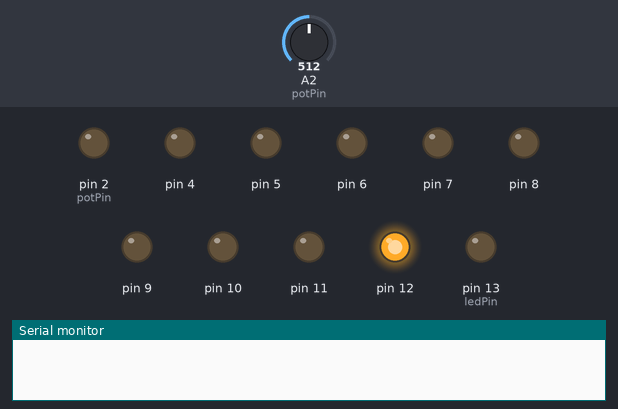
This sketch was run on a simulated Arduino Uno, built with avr-gcc and run on an emulated ATmega328P. Parts: output pins drawn as LEDs (lit = HIGH), the last lines printed to the serial monitor. The test bench sets the inputs (shaded band); at power-on: A2 (potPin) = 512. Random numbers use the default seed unless the sketch sets one.

Above: at 1.2 s.
1.3 s: A2 (potPin) set to 601
2.8 s: A2 (potPin) set to 623
At 3.3 s:
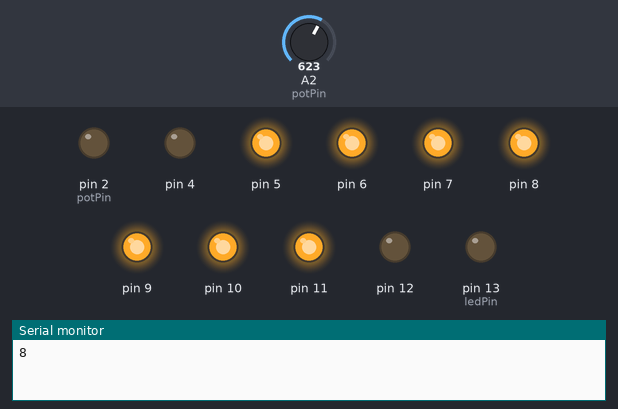
4.4 s: A2 (potPin) set to 320
At 5.7 s:
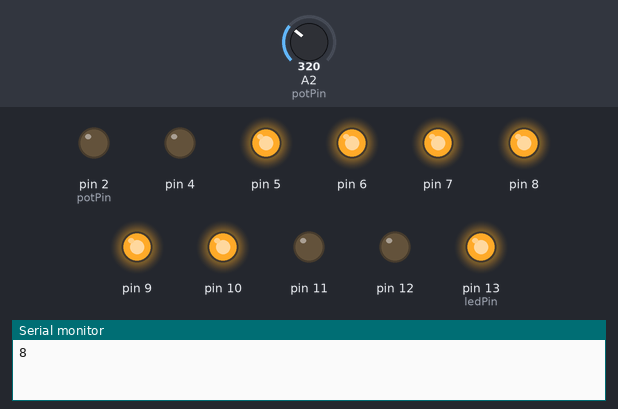
6.0 s: A2 (potPin) set to 345
At 7.1 s:
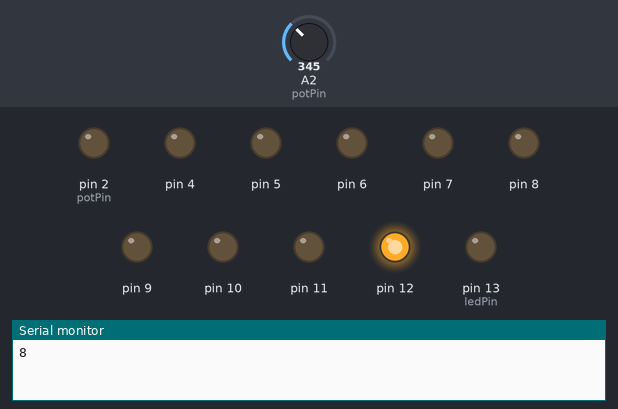
7.6 s: A2 (potPin) set to 306
At 8.4 s:
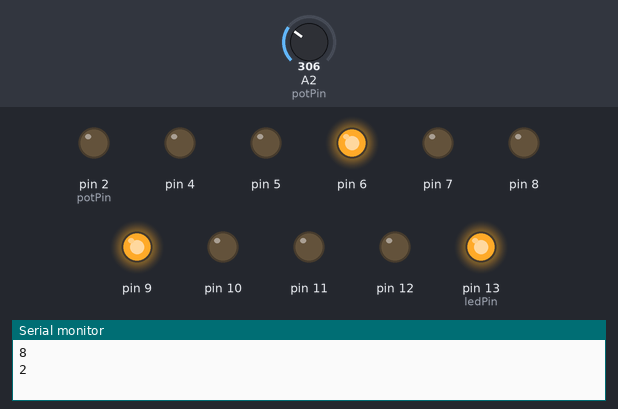
9.2 s: A2 (potPin) set to 340
At 9.7 s:
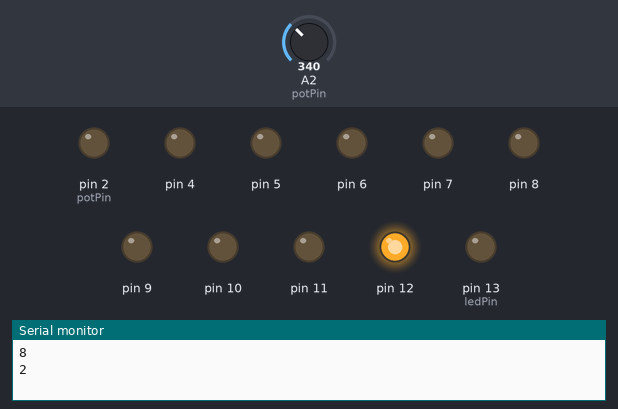
Timing chart, 0 to 11.8 s (numbered marks = the images above; inputs shaded):
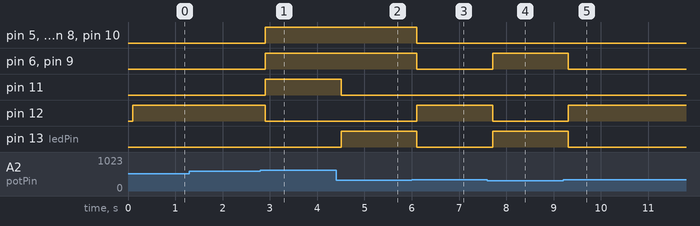

Measured:
- the behaviour switches between 610 and 611 on A2 (potPin) (found by bisection; images 0 and 1)
- the behaviour switches between 330 and 331 on A2 (potPin) (found by bisection; images 2 and 3)
- after the input at 1.3 s, every drawn part: stays the same
- after the input at 2.8 s, pin 5–10: LOW → HIGH after 0.11 s; pin 11: LOW → HIGH after 0.10 s; pin 12: HIGH → LOW after 0.10 s
- after the input at 4.4 s, pin 11: HIGH → LOW after 0.11 s; pin 13 (ledPin): LOW → HIGH after 0.11 s
- after the input at 6.0 s, pin 5–10, pin 13 (ledPin): HIGH → LOW after 0.11 s; pin 12: LOW → HIGH after 0.11 s
- after the input at 7.6 s, pin 6, pin 9, pin 13 (ledPin): LOW → HIGH after 0.11 s; pin 12: HIGH → LOW after 0.11 s
- after the input at 9.2 s, pin 6, pin 9, pin 13 (ledPin): HIGH → LOW after 0.11 s; pin 12: LOW → HIGH after 0.11 s

The sketch:

Potenti_New.ino
```cpp
int potPin = 2;    // select the input pin for the potentiometer
int ledPin = 13;   // select the pin for the LED
int val = 0;       // variable to store the value coming from the sensor

long randNumber;

bool trig = false;

void setup() {
  Serial.begin(9600);
  //Pins for position indication
  pinMode(13, OUTPUT);
  pinMode(12, OUTPUT);
  pinMode(11, OUTPUT);

  //Pins for communication
  pinMode(7, OUTPUT);
  pinMode(6, OUTPUT);
  pinMode(5, OUTPUT);
  pinMode(4, OUTPUT);

  //Pins for data
  pinMode(10, OUTPUT);
  pinMode(9, OUTPUT);
  pinMode(8, OUTPUT);
  pinMode(2, OUTPUT);

}

void loop() {
  val = analogRead(potPin);    // read the value from the sensor
  //Serial.println(val);
  delay(100);

  //This is left
  if (val >= 0 && val <=330){
    //Indicator LEDS for position
     digitalWrite(13, HIGH);
     digitalWrite(12, LOW);
     digitalWrite(11, LOW);
     //Generate random number 1-8
     getRandomSequence();
  }
  //This is center
  else if (val >= 330 && val <=610){
    //Indicator LEDS for position
     digitalWrite(13, LOW);
     digitalWrite(12, HIGH);
     digitalWrite(11, LOW);
     neutralState();
     trig = false;
  }
  //This is right
  else if (val >= 610 && val <=1023){
    //Indicator LEDS for position
     digitalWrite(13, LOW);
     digitalWrite(12, LOW);
     digitalWrite(11, HIGH);
     //Generate random number 1-8
     getRandomSequence();
  }
}
  void getRandomSequence(){
    if (trig == false){
    // print a random number from 1 to 8
    randNumber = random(1, 9);
    Serial.println(randNumber);
    //Send communication
    createOutputCommunication(randNumber);
    //Stop sequence from running more than once
    trig = true;
    }

  }

  void neutralState(){
       digitalWrite(7, LOW);
       digitalWrite(6, LOW);
       digitalWrite(5, LOW);
       digitalWrite(4, LOW);

       //Data representation
       digitalWrite(10, LOW);
       digitalWrite(9, LOW);
       digitalWrite(8, LOW);
       digitalWrite(2, LOW);
  }

  void createOutputCommunication(int randomNumber){
    if (randomNumber == 1){
       digitalWrite(7, HIGH);
       digitalWrite(6, LOW);
       digitalWrite(5, LOW);
       digitalWrite(4, LOW);

       //Data representation
       digitalWrite(10, HIGH);
       digitalWrite(9, LOW);
       digitalWrite(8, LOW);
       digitalWrite(2, LOW);
    }
    if (randomNumber == 2){
       digitalWrite(7, LOW);
       digitalWrite(6, HIGH);
       digitalWrite(5, LOW);
       digitalWrite(4, LOW);

       //Data representation
       digitalWrite(10, LOW);
       digitalWrite(9, HIGH);
       digitalWrite(8, LOW);
       digitalWrite(2, LOW);
    }
    if (randomNumber == 3){
       digitalWrite(7, LOW);
       digitalWrite(6, LOW);
       digitalWrite(5, HIGH);
       digitalWrite(4, LOW);

       //Data representation
       digitalWrite(10, LOW);
       digitalWrite(9, LOW);
       digitalWrite(8, HIGH);
       digitalWrite(2, LOW);
    }
    if (randomNumber == 4){
       digitalWrite(7, LOW);
       digitalWrite(6, LOW);
       digitalWrite(5, LOW);
       digitalWrite(4, HIGH);

       //Data representation
       digitalWrite(10, LOW);
       digitalWrite(9, LOW);
       digitalWrite(8, LOW);
       digitalWrite(2, HIGH);
    }
    if (randomNumber == 5){
       digitalWrite(7, HIGH);
       digitalWrite(6, HIGH);
       digitalWrite(5, LOW);
       digitalWrite(4, LOW);

       //Data representation
       digitalWrite(10, HIGH);
       digitalWrite(9, HIGH);
       digitalWrite(8, LOW);
       digitalWrite(2, LOW);
    }
    if (randomNumber == 6){
       digitalWrite(7, LOW);
       digitalWrite(6, HIGH);
       digitalWrite(5, HIGH);
       digitalWrite(4, LOW);

       //Data representation
       digitalWrite(10, LOW);
       digitalWrite(9, HIGH);
       digitalWrite(8, HIGH);
       digitalWrite(2, LOW);
    }
    if (randomNumber == 7){
       digitalWrite(7, LOW);
       digitalWrite(6, LOW);
       digitalWrite(5, HIGH);
       digitalWrite(4, HIGH);

       //Data representation
       digitalWrite(10, LOW);
       digitalWrite(9, LOW);
       digitalWrite(8, HIGH);
       digitalWrite(2, HIGH);
    }
    if (randomNumber == 8){
       digitalWrite(7, HIGH);
       digitalWrite(6, HIGH);
       digitalWrite(5, HIGH);
       digitalWrite(4, LOW);

       //Data representation
       digitalWrite(10, HIGH);
       digitalWrite(9, HIGH);
       digitalWrite(8, HIGH);
       digitalWrite(2, LOW);
    }
  }
```
